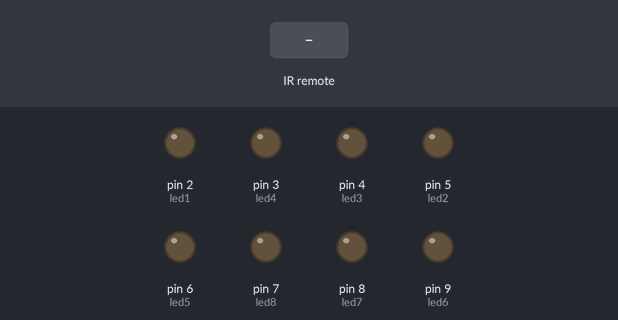
Simulated run of this sketch. Board: Arduino Uno, built with avr-gcc and run on an emulated ATmega328P. Shown: output pins drawn as LEDs (lit = HIGH). The inputs (shaded band) are chosen by the test bench. What the sketch prints to the serial monitor is not drawn.

Above: at 1.2 s.
1.3 s: infrared code 0xFFA25D received
2.8 s: infrared code 0xFF629D received
5.8 s: infrared code 0xFFE21D received
At 6.8 s:
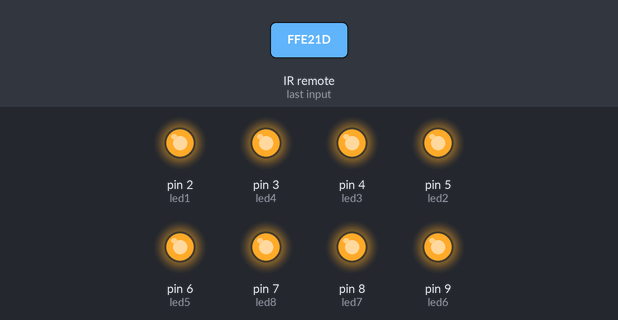
Timing chart, 0 to 13.3 s (numbered marks = the images above; inputs shaded):
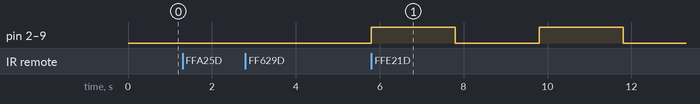

The sketch:

ArduinoCode.ino
```cpp
/*
 |                             _)          _ \   \ __ __|
 |  _ \ __ \   _` | |   |  _` | |  _ \    |   | _ \   |
 |  __/ |   | (   | |   | (   | |  __/    ___/ ___ \  |
_|\___|_|  _|\__, |\__,_|\__,_| |\___| _)_|  _/    _\_|
             |___/          ___/

  ___|                    |                           _ \                               __ \             _)      |
 |      __| _ \  _` |  _` |  _ \   __ \   _ \   __|  |   |  __|  __|  _` |  __|  |   |  |   |  _` | __ \  |  _ \ |
 |     |    __/ (   | (   | (   |  |   | (   | |     |   |\__ \ (    (   | |     |   |  |   | (   | |   | |  __/ |
\____|_|  \___|\__,_|\__,_|\___/   .__/ \___/ _|    \___/ ____/\___|\__,_|_|    \__, | ____/ \__,_|_|  _|_|\___|_|
                                  _|                                            ____/
*/
#include <IRremote.h> // Biblioteca del recibidor de infrarrojo

#define receivePin 11 // Pin al que va connectado el recibidor de infrarrojo

//Salidas a los leds
#define led1       2
#define led2       5
#define led3       4
#define led4       3
#define led5       6
#define led6       9
#define led7       8
#define led8       7

//Definicion de botones del control
#define B1        0xFFA25D
#define B2        0xFF629D
#define B3        0xFFE21D
#define B4        0xFF22DD
#define B5        0xFF02FD
#define B6        0xFFC23D
#define B7        0xFFE01F
#define B8        0xFFA857
#define B9        0xFF906F
#define B10       0xFF6897
#define B11       0xFF9867
#define B12       0xFFB04F
#define B13       0xFF30CF
#define B14       0xFF18E7
#define B15       0xFF7A85
#define B16       0xFF10EF
#define B17       0xFF38C7
#define B18       0xFF5AA5
#define B19       0xFF42BD
#define B20       0xFF4AB5
#define B21       0xFF52AD

IRrecv Irrecv(receivePin);//inicializacion de la entrada del recibidor de infrarrojo
decode_results results;// variable del boton reconocido
int ledPins[8]={led4, led3, led2, led1 ,led8,led7,led6,led5}; //Acomodacion de las salidas cuando se despliega en displays
int ledPinsB[8]={led8,led7,led6,led5,led4, led3, led2, led1};// Acomodacion de las salidas cuando se despliega en los leds
int buttonVal; //variable global donde se guarda un valor unico para cada boton
// inicializacion del arduino
void setup() {
  Serial.begin(9600); // valor del BaudRate que se tiene que igualar en el monitor serial
  Irrecv.enableIRIn();// comienza el recibidor;
  // Declaracion de salidas como OUTPUTS
  pinMode(led1, OUTPUT);
  pinMode(led2, OUTPUT);
  pinMode(led3, OUTPUT);
  pinMode(led4, OUTPUT);
  pinMode(led5, OUTPUT);
  pinMode(led6, OUTPUT);
  pinMode(led7, OUTPUT);
  pinMode(led8, OUTPUT);
}
// Funcion que despliega en los displays un numero entre 0 y 99
void displayWrite(int num){
  int dec,uni, aux;
  if(num > 99){num = 99;}//Tope de 99
  if(num < 0){num = 0;}// Tope inferior de 00
  dec = num / 10; // sacar las decimas
  uni = num % 10; // sacar las unidades
  int divi[4]={8,4,2,1};
  // convertidor a binario de decimas
  for(int i = 0; i < 4; i++){
      aux = dec/divi[i];
      // se despliegan
      if(aux==1){
        digitalWrite(ledPins[i+4], HIGH);
      }
      else{digitalWrite(ledPins[i+4], LOW);}
      dec -= divi[i]* aux;
  }
  aux = 0;
  // convertidor a binario de unidades
  for(int i = 0; i < 4; i++){
    aux = uni/divi[i];
    // se despliega
      if(aux==1){
        digitalWrite(ledPins[i], HIGH);
      }
      else{digitalWrite(ledPins[i], LOW);}
      uni -= divi[i]* aux;
  }
  delay(2000);// Delay para que se que se pueda reconocer el numero desplegado
}
// funcion para desplegar en los leds un numero binario entre 0 y 255
void binaryWrite(int num){
  int aux;
  if(num > 255){num = 255;}// tope de 255
  if(num < 0){num = 0;} // tope inferior de 0
  int Numero = num;
  int divi[8]={128,64,32,16,8,4,2,1};
  // convertidor de decimal a binario
  for(int i = 0; i < 8; i++){
      aux = Numero/divi[i];
      // se despliega en los leds
      if(aux==1){
        digitalWrite(ledPinsB[i], HIGH);
      }
      else{digitalWrite(ledPinsB[i], LOW);}
      Numero -= divi[i]* aux;
  }
  delay(2000);// delay para que se que se pueda apreciar lo desplegado
}
// funcion para desplegar un booleano en leds
void boolWrite(bool x){
  if(x){ binaryWrite(255); } // en caso de ser verdadero se prenden todos los leds
  else{ binaryWrite(0); } // en caso de ser falso se apagan todos los leds
}
// funcion para recibir el boton presionado y convertirlo al numero unico por boton
void getButton()
{
  bool tempB = true;
  do{
    if (Irrecv.decode(&results))// si un boton fue presionado y se recibio correctamente
    {
      tempB = false;
      Irrecv.resume(); // sigue recibiendo botones presionados
      //decodificacion del boton presionado al numero unico por boton
      switch(results.value){
        case B1:
          buttonVal = -1;
          break;
        case B2:
          buttonVal = -2;
          break;
        case B3:
          buttonVal = -3;
          break;
        case B4:
          buttonVal = -4;
          break;
        case B5:
          buttonVal = -5;
          break;
        case B6:
          buttonVal = -6;
          break;
        case B7:
          buttonVal = -7;
          break;
        case B8:
          buttonVal = -8;
          break;
        case B9:
          buttonVal = -9;
          break;
        case B10:
          buttonVal = 0;
          break;
        case B11:
          buttonVal = -10;
          break;
        case B12:
          buttonVal = -11;
          break;
        case B13:
          buttonVal = 1;
          break;
        case B14:
          buttonVal = 2;
          break;
        case B15:
          buttonVal = 3;
          break;
        case B16:
          buttonVal = 4;
          break;
        case B17:
          buttonVal = 5;
          break;
        case B18:
          buttonVal = 6;
          break;
        case B19:
          buttonVal = 7;
          break;
        case B20:
          buttonVal = 8;
          break;
        case B21:
          buttonVal = 9;
          break;
      }
    }
  }
  while(tempB);
}
void loop() {
	int valorLlegadaUno;
	int valorLlegadaDos;
	int valorLlegadaTres;
	int suma;
	int resta;
	int mult;
	int termina;
	int respuesta;
	bool x;
	suma=0-3;
	resta=0-1;
	mult=0-2;
	termina=0-4;
	x=true;
	while (x==true) {
		Serial.print('V');
		Serial.print('1');
		getButton();
		valorLlegadaUno = buttonVal;
		Serial.print(valorLlegadaUno);
		binaryWrite(valorLlegadaUno);
		Serial.print('V');
		Serial.print('2');
		getButton();
		valorLlegadaDos = buttonVal;
		Serial.print(valorLlegadaDos);
		binaryWrite(valorLlegadaDos);
		Serial.print('O');
		Serial.print('P');
		getButton();
		valorLlegadaTres = buttonVal;
		Serial.print(valorLlegadaTres);
		boolWrite(true);
		boolWrite(false);
		boolWrite(true);
		boolWrite(false);
		if (valorLlegadaTres==suma) {
			respuesta=valorLlegadaUno+valorLlegadaDos;
			binaryWrite(respuesta);
		}
		if (valorLlegadaTres==resta) {
			respuesta=valorLlegadaUno-valorLlegadaDos;
			binaryWrite(respuesta);
		}
		if (valorLlegadaTres==mult) {
			respuesta=valorLlegadaUno*valorLlegadaDos;
			binaryWrite(respuesta);
		}
		if (valorLlegadaTres==termina) {
			x=false;
		}
		Serial.print('R');
		Serial.print(respuesta);
	}
	while(1){}
}
```

Measured:
- after the input at 1.3 s, every drawn part: stays the same
- after the input at 2.8 s, every drawn part: stays the same
- after the input at 5.8 s, pin 2 (led1), pin 3 (led4), pin 4 (led3), pin 5 (led2), pin 6 (led5), pin 7 (led8), pin 8 (led7), pin 9 (led6): alternates HIGH for 2.0 s and LOW for 2.0 s, starting at once
